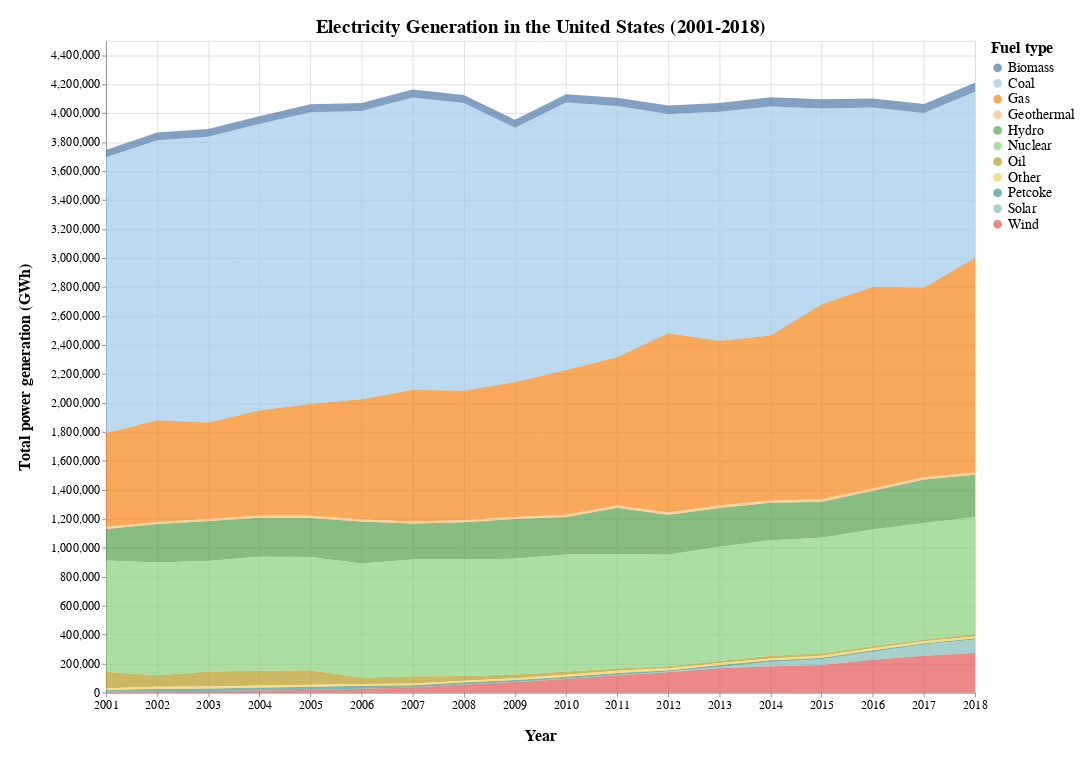

The notebook cell saved with this chart:
### Markdown cell above
Draw the visualisation

### Code cell
alt.Chart(
    data=d_gen,
    height=750,
    width=1000,
    padding=20,
    title=alt.TitleParams(
        text='Electricity Generation in the United States (2001-2018)',
        fontSize=22,
        font=__CHART_FONT__
    )
).mark_area(
    opacity=0.7
).encode(
    x=alt.X(
        'year:T',
        axis=alt.Axis(
            title="Year",
            titleFontSize=18,
            titleFont=__CHART_FONT__,
            titlePadding=20,            
            labelFontSize=14,
            labelFont=__CHART_FONT__,
            labelFlush=False
        )
    ),
    y=alt.Y(
        'gen:Q',
        # stack='center',
        axis=alt.Axis(
            title='Total power generation (GWh)',
            titleFontSize=18,
            titleFont=__CHART_FONT__,
            titlePadding=20,
            labelFontSize=14,
            labelFont=__CHART_FONT__,
            tickCount=20
        )
    ),
    color=alt.Color(
        'fuel_type:N',
        scale=alt.Scale(scheme='tableau20'),
        legend=alt.Legend(
            title='Fuel type',
            titleFontSize=18,
            titleFont=__CHART_FONT__,
            labelFontSize=16,
            labelFont=__CHART_FONT__
        )
    )
)

### Figure 1 — Vega-Lite specification as saved in the notebook (floating-point values rounded to 4 significant figures; data arrays with more than 128 entries replaced by an {"elided": "..."} marker saying what was removed)
{"config": {"view": {"continuousWidth": 400, "continuousHeight": 300}}, "data": {"name": "data-9a9c6ff260def9876ee8d3481c4e3525"}, "mark": {"type": "area", "opacity": 0.7}, "encoding": {"color": {"type": "nominal", "field": "fuel_type", "legend": {"labelFont": "Circular", "labelFontSize": 16, "title": "Fuel type", "titleFont": "Circular", "titleFontSize": 18}, "scale": {"scheme": "tableau20"}}, "x": {"type": "temporal", "axis": {"labelFlush": false, "labelFont": "Circular", "labelFontSize": 14, "title": "Year", "titleFont": "Circular", "titleFontSize": 18, "titlePadding": 20}, "field": "year"}, "y": {"type": "quantitative", "axis": {"labelFont": "Circular", "labelFontSize": 14, "tickCount": 20, "title": "Total power generation (GWh)", "titleFont": "Circular", "titleFontSize": 18, "titlePadding": 20}, "field": "gen"}}, "height": 750, "padding": 20, "title": {"text": "Electricity Generation in the United States (2001-2018)", "font": "Circular", "fontSize": 22}, "width": 1000, "$schema": "https://vega.github.io/schema/vega-lite/v4.0.2.json", "datasets": {"data-9a9c6ff260def9876ee8d3481c4e3525": {"elided": "198 records"}}}
